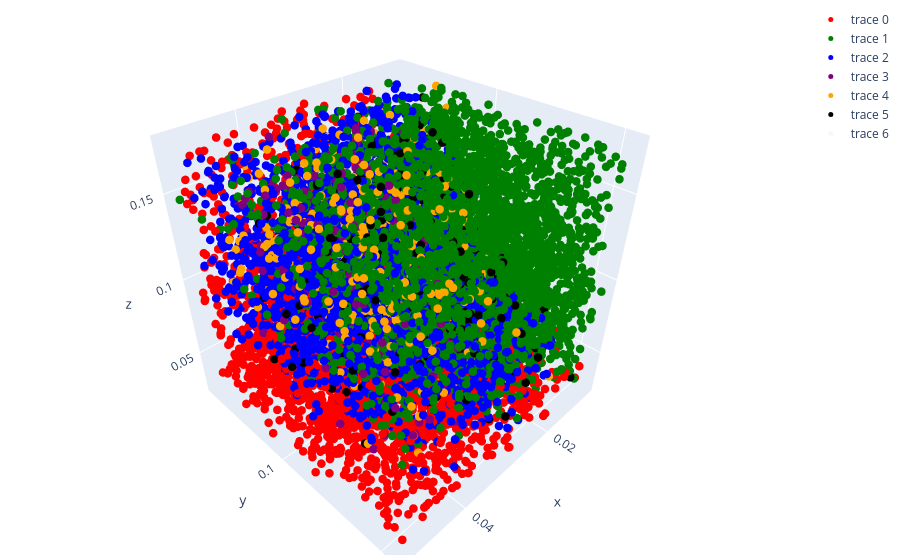

The code cell stored with this chart in its notebook:
### Code cell
# make all of the params type float

feats_df[["Ua","Ui","Ga","Gi","Da","Di","Ba"]] = feats_df[["Ua","Ui","Ga","Gi","Da","Di","Ba"]].astype(float)

# do clusters in first 3 PCs

from mpl_toolkits import mplot3d
import plotly.graph_objects as go

def threeD_plotter(feat_1,feat_2,feat_3, elevation=30, azi=90):
    num_classes = 7
    classes = np.arange(0,num_classes)# list of unique clusters

    class_dfs = [] # list of dfs for each cluster

    for i in classes:
      df = feats_df[feats_df["classifier_pred_class"] == i]
      df.reset_index(inplace = True, drop = True)
      class_dfs.append(df)

    # Creating 3D figure
    fig = plt.figure(figsize=(8, 8))
    ax = plt.axes(projection='3d')

    colors = ["red","green","blue","purple","orange","black","pink"]
    alpha = [1,1,1,1,1,1,0]
    for j in classes:
      df = class_dfs[j]
      ax.scatter3D(df[feat_1], df[feat_2], df[feat_3], c = colors[j], label = "class " + str(j), alpha = alpha[j])


    leg = ax.legend(loc="upper left")

    ax.set(xlabel = feat_1, ylabel = feat_2, zlabel = feat_3)

    # 360 Degree view
    ax.view_init(elevation, azi)
    plt.show()

    traces = []

    for i in classes:
      df = class_dfs[i]
      color = colors[i]
      cur_alpha = alpha[i]
    
      trace = go.Scatter3d(x=df[feat_1],y=df[feat_2],z=df[feat_3], mode='markers',
          marker=dict(
              size=5,
              color=color,
              opacity=cur_alpha
          )
      )
      traces.append(trace)


    fig = go.Figure(data=traces)
    fig.update_layout(margin=dict(l=5, r=5, b=5, t=5))
    fig.show()

params = ["Ua","Ui","Ga","Gi","Da","Di","Ba"]

# print all combinations possible
all_combos = []
for i in range(len(params)):
  for j in range(i,len(params)):
    for k in range(j,len(params)):
      if i != j and j != k:
        all_combos.append((params[i],params[j],params[k]))
print("All combinations possible: ", all_combos)

# only output graph of one combination
for i in range(len(params)):
  for j in range(i,len(params)):
    for k in range(j,len(params)):
      if i != j and j != k:
        if params[i] == "Ua" and params[j] == "Ui" and params[k] == "Ga":
          print(params[i], " x ", params[j], " x ", params[k])
          threeD_plotter(params[i],params[j],params[k])

### Figure 1 — Plotly figure (JSON) as saved in the notebook; plotly's stock layout.template omitted (floating-point values rounded to 4 significant figures; data arrays with more than 128 entries replaced by an {"elided": "..."} marker saying what was removed)
{"data": [{"marker": {"color": "red", "opacity": 1, "size": 5}, "mode": "markers", "type": "scatter3d", "x": {"elided": "7652 float values"}, "y": {"elided": "7652 float values"}, "z": {"elided": "7652 float values"}}, {"marker": {"color": "green", "opacity": 1, "size": 5}, "mode": "markers", "type": "scatter3d", "x": {"elided": "8681 float values"}, "y": {"elided": "8681 float values"}, "z": {"elided": "8681 float values"}}, {"marker": {"color": "blue", "opacity": 1, "size": 5}, "mode": "markers", "type": "scatter3d", "x": {"elided": "9120 float values"}, "y": {"elided": "9120 float values"}, "z": {"elided": "9120 float values"}}, {"marker": {"color": "purple", "opacity": 1, "size": 5}, "mode": "markers", "type": "scatter3d", "x": {"elided": "356 float values"}, "y": {"elided": "356 float values"}, "z": {"elided": "356 float values"}}, {"marker": {"color": "orange", "opacity": 1, "size": 5}, "mode": "markers", "type": "scatter3d", "x": {"elided": "966 float values"}, "y": {"elided": "966 float values"}, "z": {"elided": "966 float values"}}, {"marker": {"color": "black", "opacity": 1, "size": 5}, "mode": "markers", "type": "scatter3d", "x": {"elided": "673 float values"}, "y": {"elided": "673 float values"}, "z": {"elided": "673 float values"}}, {"marker": {"color": "pink", "opacity": 0, "size": 5}, "mode": "markers", "type": "scatter3d", "x": [0.02378, 0.02946, 0.03911, 0.03938, 0.0404, 0.0442, 0.04958, 0.01963, 0.01131, 0.03013, 0.0378, 0.03385, 0.01152, 0.04789, 0.05008, 0.02408, 0.01829, 0.02784, 0.01129, 0.02774, 0.04744, 0.03307, 0.03502, 0.03105, 0.03807, 0.01929, 0.02774, 0.03632, 0.04028, 0.02784, 0.04789, 0.01342, 0.02774, 0.03702, 0.05008, 0.02843, 0.04199, 0.03733, 0.0491, 0.04001, 0.03702, 0.01255, 0.0129, 0.04744, 0.04028, 0.04199, 0.01829, 0.04921, 0.04744, 0.02784, 0.02576, 0.05008, 0.04028, 0.0129, 0.04028, 0.02774, 0.01255, 0.02242, 0.01129, 0.03807, 0.04001, 0.03529, 0.04789, 0.02784, 0.03632, 0.04744, 0.04001], "y": [0.03516, 0.03594, 0.02129, 0.02054, 0.03493, 0.02017, 0.02697, 0.03057, 0.04933, 0.02358, 0.03564, 0.03121, 0.01217, 0.03595, 0.02297, 0.02061, 0.01824, 0.05703, 0.01127, 0.02524, 0.03231, 0.1546, 0.03593, 0.02614, 0.03617, 0.1901, 0.02524, 0.05616, 0.04344, 0.05703, 0.03595, 0.1539, 0.02524, 0.06655, 0.02297, 0.1223, 0.03477, 0.0594, 0.02575, 0.03503, 0.06655, 0.02597, 0.0267, 0.03231, 0.04344, 0.03477, 0.01824, 0.0637, 0.03231, 0.05703, 0.04234, 0.02297, 0.04344, 0.0267, 0.04344, 0.02524, 0.02597, 0.02032, 0.01127, 0.03617, 0.03503, 0.1401, 0.03595, 0.05703, 0.05616, 0.03231, 0.03503], "z": [0.1715, 0.1705, 0.1529, 0.1604, 0.1725, 0.1309, 0.1514, 0.157, 0.1412, 0.1628, 0.1588, 0.1456, 0.1344, 0.1605, 0.1129, 0.1561, 0.1363, 0.1644, 0.1123, 0.1687, 0.155, 0.08953, 0.1736, 0.1208, 0.175, 0.0517, 0.1687, 0.1379, 0.1732, 0.1644, 0.1605, 0.09111, 0.1687, 0.1738, 0.1129, 0.1633, 0.1618, 0.1698, 0.1112, 0.151, 0.1738, 0.1733, 0.1398, 0.155, 0.1732, 0.1618, 0.1363, 0.1404, 0.155, 0.1644, 0.1655, 0.1129, 0.1732, 0.1398, 0.1732, 0.1687, 0.1733, 0.1512, 0.1123, 0.175, 0.151, 0.112, 0.1605, 0.1644, 0.1379, 0.155, 0.151]}], "layout": {"margin": {"b": 5, "l": 5, "r": 5, "t": 5}}}
